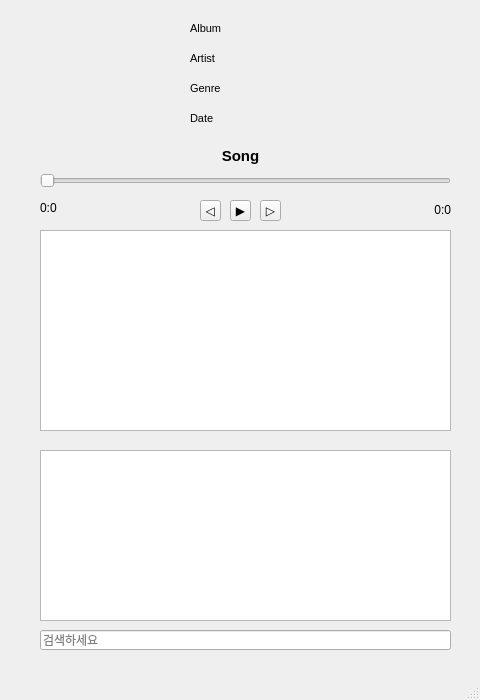
<?xml version="1.0" encoding="UTF-8"?>
<ui version="4.0">
 <class>MusicPlayer</class>
 <widget class="QMainWindow" name="MusicPlayer">
  <property name="geometry">
   <rect>
    <x>0</x>
    <y>0</y>
    <width>480</width>
    <height>700</height>
   </rect>
  </property>
  <property name="windowTitle">
   <string>MusicPlayer</string>
  </property>
  <widget class="QWidget" name="centralwidget">
   <widget class="QLabel" name="Text_Album">
    <property name="geometry">
     <rect>
      <x>190</x>
      <y>20</y>
      <width>241</width>
      <height>16</height>
     </rect>
    </property>
    <property name="font">
     <font>
      <pointsize>8</pointsize>
     </font>
    </property>
    <property name="text">
     <string>Album</string>
    </property>
   </widget>
   <widget class="QLabel" name="Text_Artist">
    <property name="geometry">
     <rect>
      <x>190</x>
      <y>50</y>
      <width>241</width>
      <height>16</height>
     </rect>
    </property>
    <property name="font">
     <font>
      <pointsize>8</pointsize>
     </font>
    </property>
    <property name="text">
     <string>Artist</string>
    </property>
   </widget>
   <widget class="QLabel" name="Text_Genre">
    <property name="geometry">
     <rect>
      <x>190</x>
      <y>80</y>
      <width>241</width>
      <height>16</height>
     </rect>
    </property>
    <property name="font">
     <font>
      <pointsize>8</pointsize>
     </font>
    </property>
    <property name="text">
     <string>Genre</string>
    </property>
   </widget>
   <widget class="QLabel" name="Text_Date">
    <property name="geometry">
     <rect>
      <x>190</x>
      <y>110</y>
      <width>241</width>
      <height>16</height>
     </rect>
    </property>
    <property name="font">
     <font>
      <pointsize>8</pointsize>
     </font>
    </property>
    <property name="text">
     <string>Date</string>
    </property>
   </widget>
   <widget class="QLabel" name="Text_Title">
    <property name="geometry">
     <rect>
      <x>30</x>
      <y>130</y>
      <width>421</width>
      <height>51</height>
     </rect>
    </property>
    <property name="font">
     <font>
      <pointsize>11</pointsize>
      <weight>75</weight>
      <bold>true</bold>
     </font>
    </property>
    <property name="text">
     <string>Song</string>
    </property>
    <property name="alignment">
     <set>Qt::AlignCenter</set>
    </property>
    <property name="wordWrap">
     <bool>true</bool>
    </property>
   </widget>
   <widget class="QToolButton" name="Button_Play">
    <property name="geometry">
     <rect>
      <x>230</x>
      <y>200</y>
      <width>21</width>
      <height>21</height>
     </rect>
    </property>
    <property name="text">
     <string>▶</string>
    </property>
    <property name="arrowType">
     <enum>Qt::NoArrow</enum>
    </property>
   </widget>
   <widget class="QToolButton" name="Button_Next">
    <property name="geometry">
     <rect>
      <x>260</x>
      <y>200</y>
      <width>21</width>
      <height>21</height>
     </rect>
    </property>
    <property name="text">
     <string>▷</string>
    </property>
    <property name="toolButtonStyle">
     <enum>Qt::ToolButtonIconOnly</enum>
    </property>
    <property name="arrowType">
     <enum>Qt::NoArrow</enum>
    </property>
   </widget>
   <widget class="QToolButton" name="Button_Back">
    <property name="geometry">
     <rect>
      <x>200</x>
      <y>200</y>
      <width>21</width>
      <height>21</height>
     </rect>
    </property>
    <property name="text">
     <string>◁</string>
    </property>
    <property name="toolButtonStyle">
     <enum>Qt::ToolButtonIconOnly</enum>
    </property>
    <property name="arrowType">
     <enum>Qt::NoArrow</enum>
    </property>
   </widget>
   <widget class="QLabel" name="AlbumArt">
    <property name="geometry">
     <rect>
      <x>40</x>
      <y>20</y>
      <width>110</width>
      <height>110</height>
     </rect>
    </property>
    <property name="lineWidth">
     <number>1</number>
    </property>
    <property name="text">
     <string/>
    </property>
   </widget>
   <widget class="QListWidget" name="MusicLists">
    <property name="geometry">
     <rect>
      <x>40</x>
      <y>450</y>
      <width>411</width>
      <height>171</height>
     </rect>
    </property>
   </widget>
   <widget class="QListWidget" name="Lyrics">
    <property name="geometry">
     <rect>
      <x>40</x>
      <y>230</y>
      <width>411</width>
      <height>201</height>
     </rect>
    </property>
    <property name="editTriggers">
     <set>QAbstractItemView::NoEditTriggers</set>
    </property>
    <property name="showDropIndicator" stdset="0">
     <bool>false</bool>
    </property>
    <property name="selectionMode">
     <enum>QAbstractItemView::NoSelection</enum>
    </property>
   </widget>
   <widget class="QSlider" name="Slider">
    <property name="geometry">
     <rect>
      <x>40</x>
      <y>170</y>
      <width>411</width>
      <height>22</height>
     </rect>
    </property>
    <property name="minimum">
     <number>0</number>
    </property>
    <property name="singleStep">
     <number>0</number>
    </property>
    <property name="value">
     <number>0</number>
    </property>
    <property name="orientation">
     <enum>Qt::Horizontal</enum>
    </property>
    <property name="tickInterval">
     <number>0</number>
    </property>
   </widget>
   <widget class="QLabel" name="Text_Time">
    <property name="geometry">
     <rect>
      <x>410</x>
      <y>200</y>
      <width>41</width>
      <height>20</height>
     </rect>
    </property>
    <property name="text">
     <string>0:0</string>
    </property>
    <property name="alignment">
     <set>Qt::AlignRight|Qt::AlignTrailing|Qt::AlignVCenter</set>
    </property>
   </widget>
   <widget class="QLabel" name="Text_Time_0">
    <property name="geometry">
     <rect>
      <x>40</x>
      <y>200</y>
      <width>41</width>
      <height>16</height>
     </rect>
    </property>
    <property name="text">
     <string>0:0</string>
    </property>
    <property name="alignment">
     <set>Qt::AlignLeading|Qt::AlignLeft|Qt::AlignVCenter</set>
    </property>
   </widget>
   <widget class="QLineEdit" name="lineEdit">
    <property name="geometry">
     <rect>
      <x>40</x>
      <y>630</y>
      <width>411</width>
      <height>20</height>
     </rect>
    </property>
    <property name="inputMask">
     <string/>
    </property>
    <property name="maxLength">
     <number>32767</number>
    </property>
    <property name="dragEnabled">
     <bool>true</bool>
    </property>
    <property name="placeholderText">
     <string>검색하세요</string>
    </property>
   </widget>
  </widget>
  <widget class="QMenuBar" name="menubar">
   <property name="geometry">
    <rect>
     <x>0</x>
     <y>0</y>
     <width>480</width>
     <height>21</height>
    </rect>
   </property>
  </widget>
  <widget class="QStatusBar" name="statusbar"/>
 </widget>
 <resources/>
 <connections/>
</ui>
